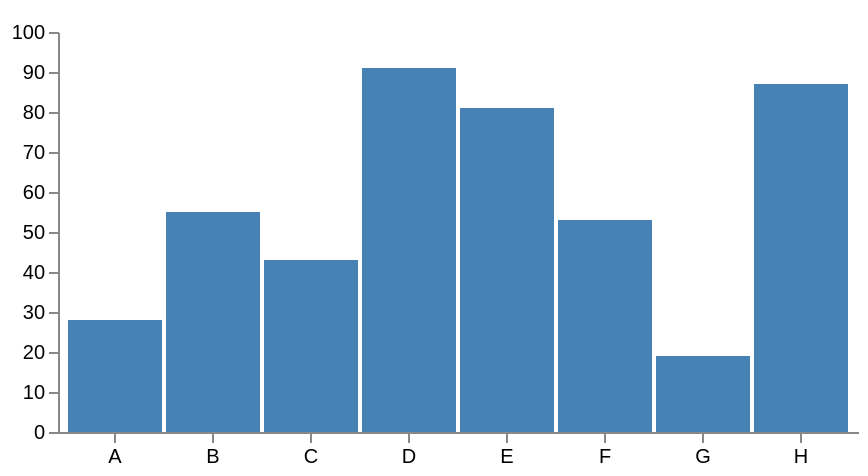

Here is the Vega-Lite specification saved for this chart:
### Vega specification from a JSON file in a GitHub repository (floating-point values rounded to 4 significant figures)
{"$schema": "https://vega.github.io/schema/vega/v6.json", "description": "A basic bar chart example, with value labels shown upon pointer hover.", "width": 400, "height": 200, "padding": 5, "data": [{"name": "table", "values": [{"category": "A", "amount": 28}, {"category": "B", "amount": 55}, {"category": "C", "amount": 43}, {"category": "D", "amount": 91}, {"category": "E", "amount": 81}, {"category": "F", "amount": 53}, {"category": "G", "amount": 19}, {"category": "H", "amount": 87}]}], "signals": [{"name": "tooltip", "value": {}, "on": [{"events": "rect:pointerover", "update": "datum"}, {"events": "rect:pointerout", "update": "{}"}]}], "scales": [{"name": "xscale", "type": "band", "domain": {"data": "table", "field": "category"}, "range": "width", "padding": 0.05, "round": true}, {"name": "yscale", "domain": {"data": "table", "field": "amount"}, "nice": true, "range": "height"}], "axes": [{"orient": "bottom", "scale": "xscale"}, {"orient": "left", "scale": "yscale"}], "marks": [{"type": "rect", "from": {"data": "table"}, "encode": {"enter": {"x": {"scale": "xscale", "field": "category"}, "width": {"scale": "xscale", "band": 1}, "y": {"scale": "yscale", "field": "amount"}, "y2": {"scale": "yscale", "value": 0}}, "update": {"fill": {"value": "steelblue"}}, "hover": {"fill": {"value": "red"}}}}, {"type": "text", "encode": {"enter": {"align": {"value": "center"}, "baseline": {"value": "bottom"}, "fill": {"value": "#333"}}, "update": {"x": {"scale": "xscale", "signal": "tooltip.category", "band": 0.5}, "y": {"scale": "yscale", "signal": "tooltip.amount", "offset": -2}, "text": {"signal": "tooltip.amount"}, "fillOpacity": [{"test": "datum === tooltip", "value": 0}, {"value": 1}]}}}]}
